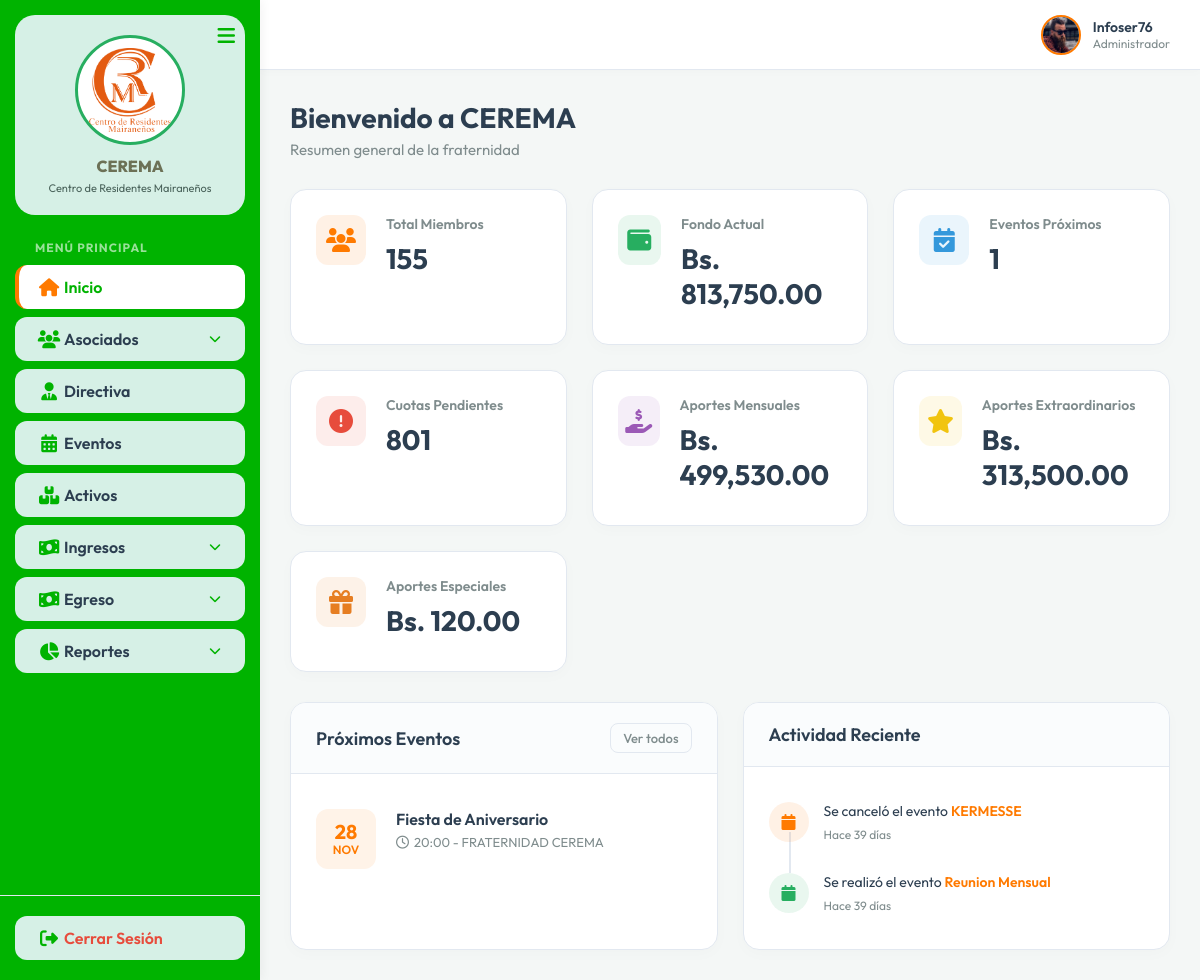
The app's page /View/dashboard.php (signed in) with its own data.
### tables this page shows
CREATE TABLE `eventos` (
  `id_evento` int(11) NOT NULL AUTO_INCREMENT,
  `id_gestion` int(11) DEFAULT NULL,
  `titulo` varchar(255) NOT NULL,
  `tipo_evento` varchar(255) NOT NULL,
  `fecha_evento` date NOT NULL,
  `hora_evento` time DEFAULT NULL,
  `lugar` varchar(255) DEFAULT NULL,
  `descripcion` text DEFAULT NULL,
  `estado` enum('Programado','Realizado','Cancelado') DEFAULT 'Programado',
  `fecha_registro` datetime DEFAULT current_timestamp(),
  PRIMARY KEY (`id_evento`),
  KEY `id_gestion` (`id_gestion`),
  CONSTRAINT `eventos_ibfk_1` FOREIGN KEY (`id_gestion`) REFERENCES `gestiones` (`id_gestion`)
);

### View/dashboard.php (the view, shortened to what this page needs)
<?php
include 'header.php';
$database = new Database();
$db = $database->getConnection();
$query_socios = "SELECT COUNT(*) as total FROM asociados";
$stmt = $db->prepare($query_socios);
$stmt->execute();
$total_miembros = $stmt->fetch(PDO::FETCH_ASSOC)['total'];
$query_aportes = "SELECT
    (SELECT COALESCE(SUM(monto), 0) FROM mensualidad WHERE estado = 'Pagado') as total_mensualidades,
    (SELECT COALESCE(SUM(monto), 0) FROM aporte_extraordinario) as total_extraordinarios,
    (SELECT COALESCE(SUM(monto), 0) FROM aportes_especiales) as total_especiales,
    (SELECT COALESCE(SUM(monto), 0) FROM otros_ingresos WHERE estado = 'Cobrado') as total_otros_ingresos";
$stmt = $db->prepare($query_aportes);
$stmt->execute();
$row_aportes = $stmt->fetch(PDO::FETCH_ASSOC);
$total_mensualidades = $row_aportes['total_mensualidades'];
$total_extraordinarios = $row_aportes['total_extraordinarios'];
$total_especiales = $row_aportes['total_especiales'];
$total_otros_ingresos = $row_aportes['total_otros_ingresos'];
$fondo_actual = $total_mensualidades + $total_extraordinarios + $total_especiales + $total_otros_ingresos;
$anio_actual = (int)date('Y');
$mes_actual_num = (int)date('n');
$meses_nombres_all = [
    1 => 'Enero', 2 => 'Febrero', 3 => 'Marzo', 4 => 'Abril',
    5 => 'Mayo', 6 => 'Junio', 7 => 'Julio', 8 => 'Agosto',
    9 => 'Septiembre', 10 => 'Octubre', 11 => 'Noviembre', 12 => 'Diciembre'
];
$query_socios_acc = "SELECT id_socio, COALESCE(acciones, 1) as num_acciones FROM asociados WHERE estado = 1";
$stmt_sa = $db->prepare($query_socios_acc);
$stmt_sa->execute();
$socios_list = $stmt_sa->fetchAll(PDO::FETCH_ASSOC);
$query_pagadas_map = "SELECT id_socio, COALESCE(numero_accion, 1) as num_acc, mes
                      FROM mensualidad
                      WHERE anio = ? AND estado = 'Pagado'";
$stmt_pm = $db->prepare($query_pagadas_map);
$stmt_pm->execute([$anio_actual]);
$pagadas_rows = $stmt_pm->fetchAll(PDO::FETCH_ASSOC);
$paid_map = [];
foreach ($pagadas_rows as $pr) {
    $s_id = $pr['id_socio'];
    $acc_num = (int)$pr['num_acc'];
    $m_name = $pr['mes'];
    $paid_map[$s_id][$acc_num][$m_name] = true;
}
$cuotas_pendientes = 0;
foreach ($socios_list as $socio) {
    $s_id = $socio['id_socio'];
    $max_acc = max(1, (int)$socio['num_acciones']);
    for ($acc = 1; $acc <= $max_acc; $acc++) {
        for ($m = 1; $m <= $mes_actual_num; $m++) {
            $mes_nombre = $meses_nombres_all[$m];
            if (!isset($paid_map[$s_id][$acc][$mes_nombre])) {
                $cuotas_pendientes++;
            }
        }
    }
}
$query_count_eventos = "SELECT COUNT(*) as total FROM eventos WHERE fecha_evento >= CURDATE() AND estado = 'Programado'";
$stmt = $db->prepare($query_count_eventos);
$stmt->execute();
$eventos_proximos = $stmt->fetch(PDO::FETCH_ASSOC)['total'];
$query_eventos = "SELECT * FROM eventos WHERE fecha_evento >= CURDATE() AND estado = 'Programado' ORDER BY fecha_evento ASC LIMIT 3";
$stmt = $db->prepare($query_eventos);
$stmt->execute();
$eventos_lista = $stmt->fetchAll(PDO::FETCH_ASSOC);
$query_recientes = "SELECT * FROM eventos WHERE estado IN ('Realizado', 'Cancelado') ORDER BY fecha_evento DESC, id_evento DESC LIMIT 3";
$stmt = $db->prepare($query_recientes);
$stmt->execute();
$eventos_recientes = $stmt->fetchAll(PDO::FETCH_ASSOC);
?>
<div class="dashboard-header">
    <h1 class="page-title">Bienvenido a CEREMA</h1>
    <p class="page-subtitle">Resumen general de la fraternidad</p>
</div>
<div class="stats-grid">
    <div class="stat-card">
        <div class="stat-icon" style="background: rgba(255, 122, 0, 0.1); color: #FF7A00;">
            <i class="fa-solid fa-users"></i>
        </div>
        <div class="stat-details">
            <h3>Total Miembros</h3>
            <p class="stat-value"><?php echo $total_miembros; ?></p>
        </div>
    </div>
    <div class="stat-card">
        <div class="stat-icon" style="background: rgba(39, 174, 96, 0.1); color: #27AE60;">
            <i class="fa-solid fa-wallet"></i>
        </div>
        <div class="stat-details">
            <h3>Fondo Actual</h3>
            <p class="stat-value">Bs. <?php echo number_format($fondo_actual, 2); ?></p>
        </div>
    </div>
    <div class="stat-card">
        <div class="stat-icon" style="background: rgba(52, 152, 219, 0.1); color: #3498db;">
            <i class="fa-solid fa-calendar-check"></i>
        </div>
        <div class="stat-details">
            <h3>Eventos Próximos</h3>
            <p class="stat-value"><?php echo $eventos_proximos; ?></p>
        </div>
    </div>
    <div class="stat-card">
        <div class="stat-icon" style="background: rgba(231, 76, 60, 0.1); color: #e74c3c;">
            <i class="fa-solid fa-circle-exclamation"></i>
        </div>
        <div class="stat-details">
            <h3>Cuotas Pendientes</h3>
            <p class="stat-value"><?php echo $cuotas_pendientes; ?></p>
        </div>
    </div>
    <div class="stat-card">
        <div class="stat-icon" style="background: rgba(155, 89, 182, 0.1); color: #9b59b6;">
            <i class="fa-solid fa-hand-holding-dollar"></i>
        </div>
        <div class="stat-details">
            <h3>Aportes Mensuales</h3>
            <p class="stat-value">Bs. <?php echo number_format($total_mensualidades, 2); ?></p>
        </div>
    </div>
    <div class="stat-card">
        <div class="stat-icon" style="background: rgba(241, 196, 15, 0.1); color: #f1c40f;">
            <i class="fa-solid fa-star"></i>
        </div>
        <div class="stat-details">
            <h3>Aportes Extraordinarios</h3>
            <p class="stat-value">Bs. <?php echo number_format($total_extraordinarios, 2); ?></p>
        </div>
    </div>
    <div class="stat-card">
        <div class="stat-icon" style="background: rgba(230, 126, 34, 0.1); color: #e67e22;">
            <i class="fa-solid fa-gift"></i>
        </div>
        <div class="stat-details">
            <h3>Aportes Especiales</h3>
            <p class="stat-value">Bs. <?php echo number_format($total_especiales, 2); ?></p>
        </div>
    </div>
</div>
<div class="dashboard-widgets">
    <div class="widget">
        <div class="widget-header">
            <h2>Próximos Eventos</h2>
            <button class="btn-sm">Ver todos</button>
        </div>
        <div class="widget-content">
            <ul class="event-list">
                <?php if (count($eventos_lista) > 0): ?>
                    <?php foreach ($eventos_lista as $ev):
                        $meses = ['Jan'=>'Ene','Feb'=>'Feb','Mar'=>'Mar','Apr'=>'Abr','May'=>'May','Jun'=>'Jun','Jul'=>'Jul','Aug'=>'Ago','Sep'=>'Sep','Oct'=>'Oct','Nov'=>'Nov','Dec'=>'Dic'];
                        $dia = date('d', strtotime($ev['fecha_evento']));
                        $mes = $meses[date('M', strtotime($ev['fecha_evento']))];
                        $hora = $ev['hora_evento'] ? date('H:i', strtotime($ev['hora_evento'])) : '--:--';
                        $lugar = $ev['lugar'] ? htmlspecialchars($ev['lugar']) : 'Lugar no especificado';
                    ?>
                    <li class="event-item">
                        <div class="event-date">
                            <span class="day"><?php echo $dia; ?></span>
                            <span class="month"><?php echo $mes; ?></span>
                        </div>
                        <div class="event-info">
                            <h4><?php echo htmlspecialchars($ev['tipo_evento']); ?></h4>
                            <p><i class="fa-regular fa-clock"></i> <?php echo $hora; ?> - <?php echo $lugar; ?></p>
                        </div>
                    </li>
                    <?php endforeach; ?>
                <?php endif; ?>
            </ul>
        </div>
    </div>
    <div class="widget">
        <div class="widget-header">
            <h2>Actividad Reciente</h2>
        </div>
        <div class="widget-content">
            <ul class="activity-list">
                <?php if (count($eventos_recientes) > 0): ?>
                    <?php foreach ($eventos_recientes as $ev_reciente):
                        $fecha_reg = new DateTime($ev_reciente['fecha_registro']);
                        $ahora = new DateTime();
                        $diferencia = $ahora->diff($fecha_reg);
                        if ($diferencia->days == 0) {
                            if ($diferencia->h == 0) {
                                $tiempo_hace = "Hace " . $diferencia->i . " minutos";
                            } else {
                                $tiempo_hace = "Hace " . $diferencia->h . " horas";
                            }
                        } elseif ($diferencia->days == 1) {
                            $tiempo_hace = "Ayer";
                        } else {
                            $tiempo_hace = "Hace " . $diferencia->days . " días";
                        }
                    ?>
                    <?php
                        $icon_class = ($ev_reciente['estado'] == 'Cancelado') ? 'event-cancelado' : 'event-realizado';
                    ?>
                    <li class="activity-item">
                        <div class="activity-icon <?php echo $icon_class; ?>"><i class="fa-solid fa-calendar"></i></div>
                        <div class="activity-info">
                            <?php if ($ev_reciente['estado'] == 'Cancelado'): ?>
                                <p>Se canceló el evento <strong><?php echo htmlspecialchars($ev_reciente['tipo_evento']); ?></strong></p>
                            <?php else: ?>
                                <p>Se realizó el evento <strong><?php echo htmlspecialchars($ev_reciente['tipo_evento']); ?></strong></p>
                            <?php endif; ?>
                            <span class="time"><?php echo $tiempo_hace; ?></span>
                        </div>
                    </li>
                    <?php endforeach; ?>
                <?php endif; ?>
            </ul>
        </div>
    </div>
</div>
<?php include 'footer.php'; ?>

### records on screen
eventos: fecha_evento "28", fecha_evento "NOV", tipo_evento "Fiesta de Aniversario", hora_evento "20:00", lugar "FRATERNIDAD CEREMA"
eventos: tipo_evento "KERMESSE", fecha_registro "Hace 39 días"
eventos: tipo_evento "Reunion Mensual", fecha_registro "Hace 39 días"

### other values on screen
$_SESSION['nombre_usuario'] "Infoser76"
$_SESSION['rol'] "Administrador"
$total_miembros "155"
$fondo_actual "813,750.00"
$eventos_proximos "1"
$cuotas_pendientes "801"
$total_mensualidades "499,530.00"
$total_extraordinarios "313,500.00"
$total_especiales "120.00"
